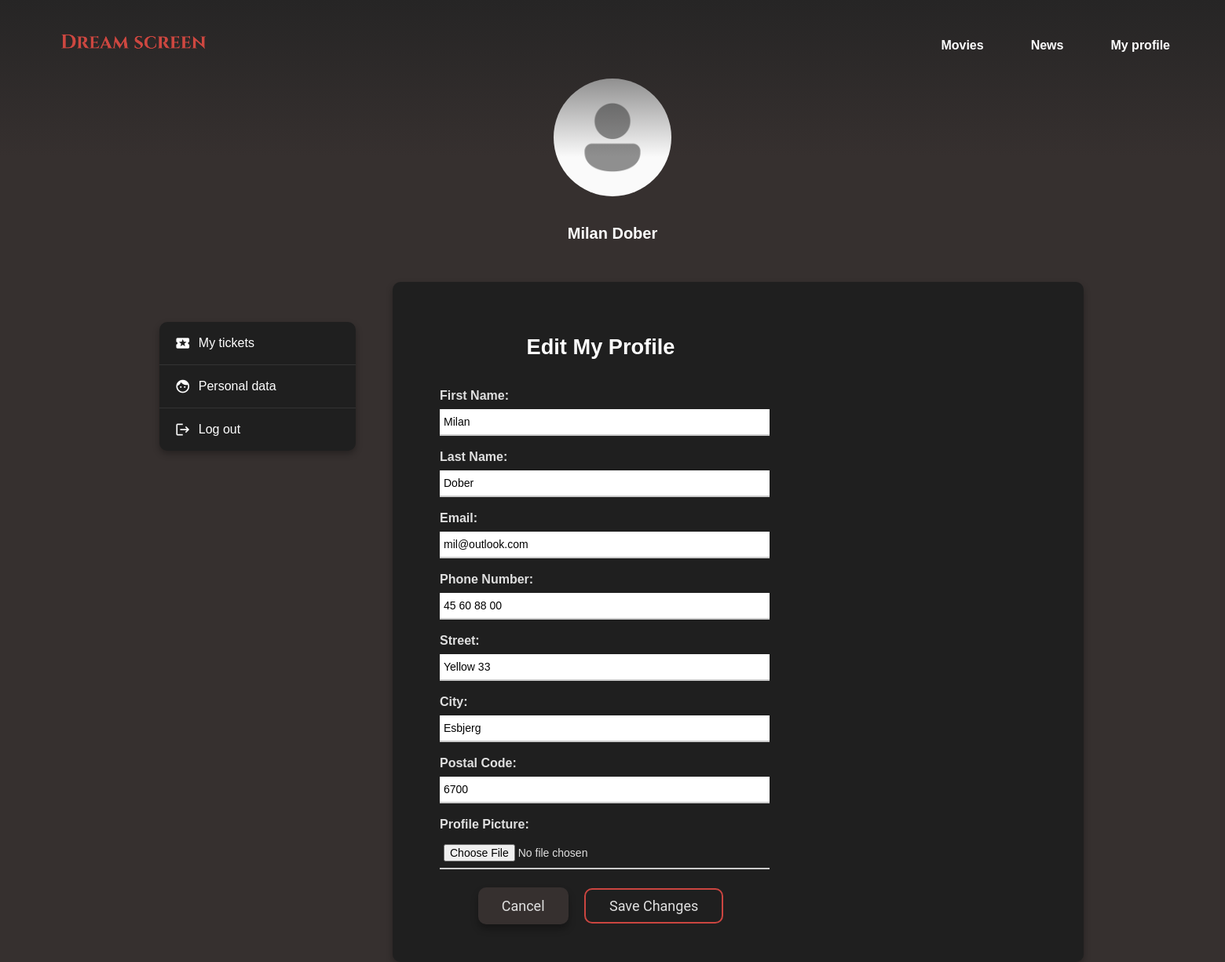
The page /user_profile/views/edit_user.php (signed in) on the database its author committed.
### tables this page shows
CREATE TABLE User (
    userID INT AUTO_INCREMENT PRIMARY KEY,
    firstName VARCHAR(80) NOT NULL,
    lastName VARCHAR(80) NOT NULL,
    email VARCHAR(100) NOT NULL,
    userPicture VARCHAR(255),
    phoneNumber VARCHAR(11),
    password VARCHAR(100) NOT NULL,
    street VARCHAR(100),
    postalCode VARCHAR(4),
    FOREIGN KEY (postalCode) REFERENCES PostalCode(postalCode)
);

CREATE TABLE PostalCode (
    postalCode VARCHAR(4) NOT NULL PRIMARY KEY,
    city CHAR(80) NOT NULL
);

### user_profile/templates/user_sidebar_logic.php (called while the page is built, shortened)
<?php
require_once '../classes/user.php';
$userID = $_SESSION['user_id'];
$user = new User();
$currentPage = basename($_SERVER['PHP_SELF']);
$userData = $user->getUserProfile($userID);
$userData = array_map(
    fn($value) => $value !== null ? htmlspecialchars($value, ENT_QUOTES, 'UTF-8') : '',
    $userData
);
?>

### user_profile/classes/user.php (called while the page is built, shortened)
<?php
require_once '../../includes/connection.php';
class User {
    private $db;
    public function __construct() {
        global $db;
        $this->db = $db;
    }
    public function getUserProfile($userID) {
        $stmt = $this->db->prepare('
            SELECT u.*, p.city
            FROM User u
            LEFT JOIN PostalCode p ON u.postalCode = p.postalCode
            WHERE userID = :userID
        ');
        $stmt->execute(['userID' => $userID]);
        return $stmt->fetch(PDO::FETCH_ASSOC);
    }
}

### user_profile/views/edit_user.php (the view, shortened to what this page needs)
<?php
require_once '../classes/user.php';
include '../../navbar_footer/cinema_navbar.php';
include '../templates/user_sidebar.php';
$userID = $_SESSION['user_id'];
$user = new User();
$userData = $user->getUserProfile($userID);
?>
<!DOCTYPE html>
<html lang="en">
<head>
    <link rel="stylesheet" href="../../css/style.css">
</head>
<body>
    <div class="user-account-main">
        <div class="user-account-data">
            <div class="user-account-form-container">
                <div class="edit-profile-container">
                    <form action="../actions/edit_user_logic.php" method="POST" enctype="multipart/form-data" class="edit-profile-form">
                        <h2>Edit My Profile</h2>
                        <div class="form-group">
                            <label for="firstName">First Name:</label>
                            <input type="text" id="firstName" name="firstName"
                                   value="<?= htmlspecialchars($userData['firstName'], ENT_QUOTES, 'UTF-8'); ?>" required>
                        </div>
                        <div class="form-group">
                            <label for="lastName">Last Name:</label>
                            <input type="text" id="lastName" name="lastName"
                                   value="<?= htmlspecialchars($userData['lastName'], ENT_QUOTES, 'UTF-8'); ?>" required>
                        </div>
                        <div class="form-group">
                            <label for="email">Email:</label>
                            <input type="email" id="email" name="email"
                                   value="<?= htmlspecialchars($userData['email'], ENT_QUOTES, 'UTF-8'); ?>" required>
                        </div>
                        <div class="form-group">
                            <label for="phoneNumber">Phone Number:</label>
                            <input type="text" id="phoneNumber" name="phoneNumber"
                                   value="<?= htmlspecialchars($userData['phoneNumber'], ENT_QUOTES, 'UTF-8'); ?>">
                        </div>
                        <div class="form-group">
                            <label for="street">Street:</label>
                            <input type="text" id="street" name="street"
                                   value="<?= htmlspecialchars($userData['street'], ENT_QUOTES, 'UTF-8'); ?>">
                        </div>
                        <div class="form-group">
                            <label for="city">City:</label>
                            <input type="text" id="city" name="city"
                                   value="<?= htmlspecialchars($userData['city'], ENT_QUOTES, 'UTF-8'); ?>">
                        </div>
                        <div class="form-group">
                            <label for="postalCode">Postal Code:</label>
                            <input type="text" id="postalCode" name="postalCode"
                                   value="<?= htmlspecialchars($userData['postalCode'], ENT_QUOTES, 'UTF-8'); ?>" required>
                        </div>
                        <div class="form-group">
                            <label for="userPicture">Profile Picture:</label>
                            <input type="file" id="userPicture" name="userPicture" accept="image/jpeg, image/png">
                        </div>
                        <div class="form-actions">
                            <a href="user_data.php" class="btn-primary">Cancel</a>
                            <button type="submit" class="btn-secondary">Save Changes</button>
                        </div>
                    </form>
                </div>
            </div>
        </div>
    </div>
</body>
</html>

### user_profile/templates/user_sidebar.php (shortened to what this page needs)
<?php require_once 'user_sidebar_logic.php'; ?>
<ul class="user-account-sidebar">
    <li class="user-nav-item">
        <a href="../views/tickets.php" class="user-account-sidebar-link <?= $currentPage === 'tickets.php' ? 'active' : ''; ?>">
            <span class="material-icons">local_activity</span> My tickets
        </a>
    </li>
    <li class="user-nav-item">
        <a href="../views/user_data.php" class="user-account-sidebar-link <?= $currentPage === 'user_data.php' ? 'active' : ''; ?>">
            <span class="material-icons">face</span> Personal data
        </a>
    </li>
    <li class="user-nav-item">
        <a href="../../loginPDO/actions/logout.php" class="user-account-sidebar-link">
            <span class="material-icons">logout</span> Log out
        </a>
    </li>
</ul>
    <section class="user-account-profile">
    <?php
$profilePicture = !empty($userData['userPicture']) ? $userData['userPicture'] : '../../includes/media/other/user_default.png';
?>
<img src="<?= $profilePicture ?>" alt="Profile Picture" class="user-account-avatar">
<h2 class="user-account-name"><?= $userData['firstName'] . ' ' . $userData['lastName']; ?></h2>
</section>

### css/style.css (style rules this page uses)
body { font-family: Arial, Helvetica, sans-serif; background: #36302F; color: #E0E0E0; margin: 0; padding: 0; box-sizing: border-box; line-height: 1.5; }
h1, h2, h3, h4, h5 { color: #ffffff; font-weight: 600; margin: 1em 0 0.5em; line-height: 1.2; }
h2 { font-size: 1.7em; padding-bottom: 20px; text-align: center; }
button, .btn-primary, .btn-secondary { font-family: 'Roboto', sans-serif; font-size: 18px; cursor: pointer; padding: 10px 30px; margin: 8px; border-radius: 10px; transition: all 0.3s ease; display: inline-flex; align-items: center; justify-content: center; text-align: center; text-decoration: none; box-shadow: 0 6px 10px rgba(0, 0, 0, 0.3); }
.btn-primary { background-color: #36302F; color: #E0E0E0; border: none; }
.btn-secondary { background-color: transparent; border: 2px solid #CB4540; color: #E0E0E0; box-shadow: none; }
.user-account-profile { display: flex; flex-direction: column; align-items: center; margin-bottom: 20px; margin-top: 100px; }
.user-account-avatar { width: 150px; height: 150px; border-radius: 50%; margin-bottom: 15px; }
.user-account-name { font-size: 20px; text-align: center; color: #ffffff; font-weight: bold; margin-bottom: 10px; }
.user-account-sidebar { list-style: none; padding: 0; margin-top: 310px; margin-left: 13%; width: 250px; background: #1f1f1f; border-radius: 10px; position: fixed; box-shadow: 0px 4px 8px rgba(0, 0, 0, 0.3); }
.user-nav-item { border-bottom: 1px solid #333; }
.user-nav-item:last-child { border-bottom: none; }
.user-account-sidebar-link { display: flex; align-items: center; padding: 15px 20px; text-decoration: none; color: #fff; font-size: 16px; transition: background-color 0.3s, color 0.3s; }
.user-account-sidebar-link span.material-icons { margin-right: 10px; font-size: 20px; }
.user-account-main { display: flex; justify-content: space-between; padding: 0; margin-left: 500px; width: 1200px; }
.user-account-data { width: 70%; background-color: #2b2b2b; padding: 20px; border-radius: 10px; box-shadow: 0 4px 8px rgba(0, 0, 0, 0.3); background: #1f1f1f; }
.user-account-form-container { display: grid; grid-template-columns: 1fr 1fr; gap: 20px; }
.form-group label { font-weight: bold; margin-bottom: 5px; display: block; fill:none; }
.edit-profile-container { padding: 20px 40px; border-radius: 10px; width: 100%; max-width: 500px; text-align: center; }
.form-group { margin-bottom: 15px; text-align: left; background-color: none; }
label { display: block; font-weight: bold; margin-bottom: 5px; }
input[type="text"], input[type="email"], input[type="file"] { width: 100%; border: none; border-bottom: 2px solid #ccc; padding: 8px 5px; font-size: 14px; outline: none; transition: border-color 0.3s; background-color: none; }

### rows shown on the page
user: firstName "Milan", lastName "Dober", email "mil@outlook.com", phoneNumber "45 60 88 00", street "Yellow 33", city "Esbjerg", postalCode "6700"
